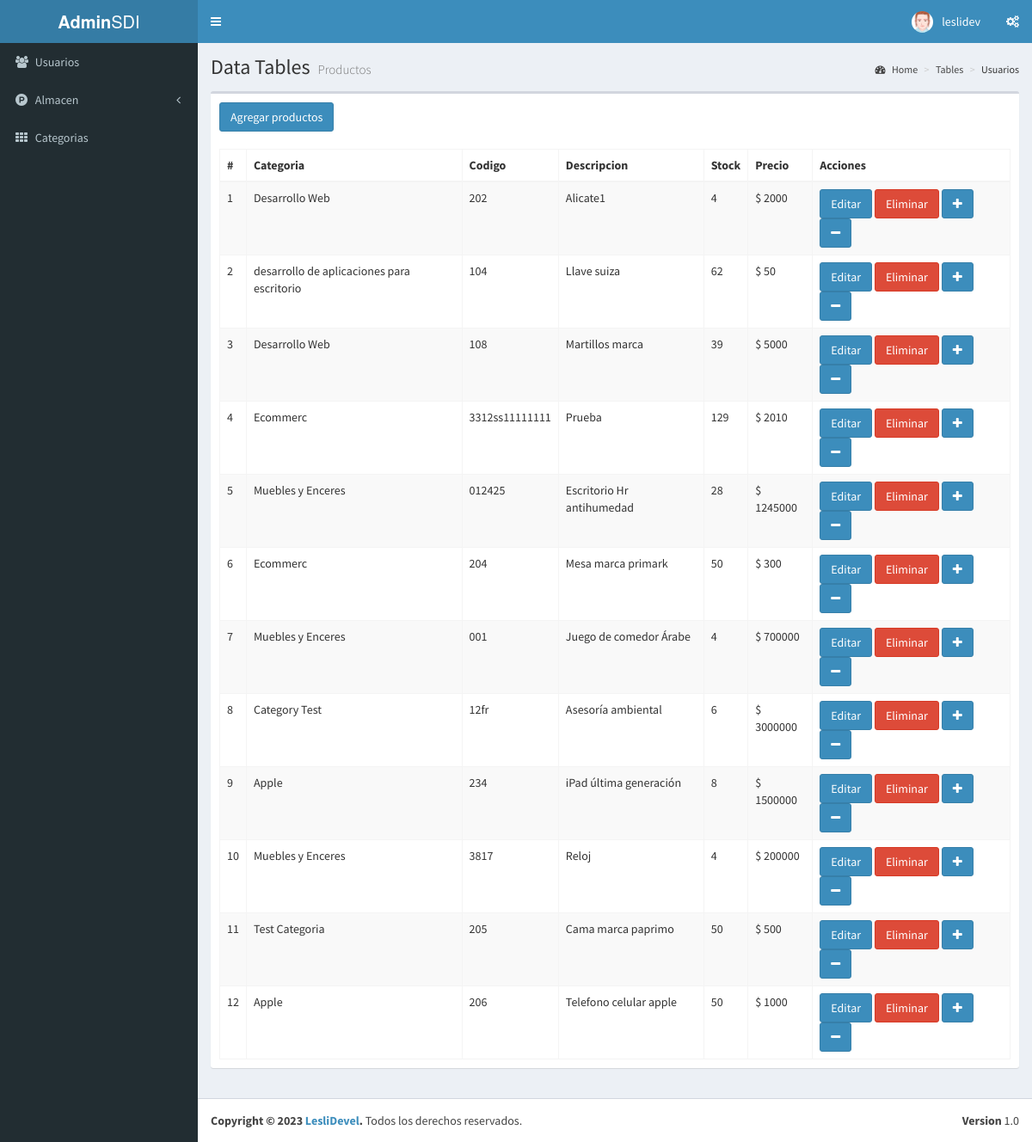
The app's page /productos (signed in) with its own data.
### tables this page shows
CREATE TABLE `productos` (
  `id` int(11) NOT NULL,
  `idcategoria` int(11) NOT NULL,
  `codigo` text NOT NULL,
  `descripcion` text NOT NULL,
  `stock` int(11) NOT NULL,
  `precio` float NOT NULL,
  `fecha` timestamp NOT NULL DEFAULT current_timestamp() ON UPDATE current_timestamp()
);

CREATE TABLE `categorias` (
  `id` int(11) NOT NULL,
  `nombre` text NOT NULL,
  `fecha` timestamp NOT NULL DEFAULT current_timestamp() ON UPDATE current_timestamp()
);

### controladores/plantilla.controlador.php (called while the page is built)
<?php
class ControladorPlantilla{
	static public function Plantilla() {
		include 'vistas/plantilla.php';
	}
}
?>

### index.php (called while the page is built, shortened)
<?php
require_once "controladores/plantilla.controlador.php";
require_once "controladores/usuarios.controlador.php";
require_once "controladores/categorias.controlador.php";
require_once "controladores/productos.controlador.php";
require_once "controladores/entradas.controlador.php";
require_once "modelos/categorias.modelo.php";
require_once "modelos/productos.modelo.php";
$plantilla = new ControladorPlantilla();
$plantilla->Plantilla();
?>

### controladores/productos.controlador.php (called while the page is built, shortened)
<?php
class ControladorProductos{
static public function ctrMostrarProductos($item,$valor){
		$tabla = "productos";
		$respuesta = ModeloProductos::mdlMostrarProductos($tabla,$item,$valor);
		return $respuesta;
	}
}
  ?>

### modelos/conexion.php (called while the page is built)
<?php
	class Conexion{
		static public function conectar(){
			$link = new PDO('mysql:host=localhost;dbname=sistemadeinventario','root','');
			$link -> exec("set names utf8");
			return $link;
		}
	}
?>

### modelos/productos.modelo.php (called while the page is built, shortened)
<?php
require_once 'conexion.php';
class ModeloProductos{
	static public function mdlMostrarProductos($tabla,$item,$valor){
			if ($item != null) {
				$stmt = Conexion::conectar()->prepare("SELECT * FROM $tabla WHERE $item = :$item");
				$stmt->bindParam(":".$item,$valor,PDO::PARAM_STR);
				$stmt->execute();
				return $stmt->fetch();
			} else{
				$stmt = Conexion::conectar()->prepare("SELECT * FROM $tabla ");
				$stmt->execute();
				return $stmt->fetchAll();
			}
	}
}
?>

### controladores/categorias.controlador.php (called while the page is built, shortened)
<?php
class ControladorCategorias{
static public function ctrMostrarCategorias($item,$valor){
		$tabla ="categorias";
		$respuesta = ModeloCategorias::mdlMostrarCategorias($tabla,$item,$valor);
		return $respuesta;
	}
}
  ?>

### modelos/categorias.modelo.php (called while the page is built, shortened)
<?php
require_once 'conexion.php';
class ModeloCategorias{
	static public function mdlMostrarCategorias($tabla,$item,$valor){
			if ($item != null) {
				$stmt = Conexion::conectar()->prepare("SELECT * FROM $tabla WHERE $item = :$item");
				$stmt->bindParam(":".$item,$valor,PDO::PARAM_STR);
				$stmt->execute();
				return $stmt->fetch();
			} else{
				$stmt = Conexion::conectar()->prepare("SELECT * FROM $tabla ");
				$stmt->execute();
				return $stmt->fetchAll();
			}
	}
}
?>

### vistas/modulos/productos.php (the view, shortened to what this page needs)
<div class="content-wrapper">
  <section class="content-header">
    <h1>
      Data Tables
      <small>Productos</small>
    </h1>
    <ol class="breadcrumb">
      <li><a href="#"><i class="fa fa-dashboard"></i> Home</a></li>
      <li><a href="#">Tables</a></li>
      <li class="Productos">Usuarios</li>
    </ol>
  </section>
  <section class="content">
    <div class="row">
      <div class="col-xs-12">
        <div class="box">
          <div class="box-header">
            <button class= "btn btn-primary" data-toggle="modal" data-target="#modalAgregarProductos">
              Agregar productos
            </button>
          </div>
          <div class="box-body">
            <table  class="table table-bordered table-striped tablas">
              <thead>
              <tr>
                <th>#</th>
                <th>Categoria</th>
                <th>Codigo</th>
                <th>Descripcion</th>
                <th>Stock</th>
                <th>Precio</th>
                <th>Acciones</th>
              </tr>
              </thead>
              <tbody>
              <?php
              $item = null;
              $valor = null;
              $productos = ControladorProductos::ctrMostrarProductos($item,$valor);
              foreach($productos as $key => $valores){
                $item = "id";
                $valor = $valores["idcategoria"];
                $cate = ControladorCategorias::ctrMostrarCategorias($item,$valor);
                  echo "
                    <tr>
                    <td>".($key+1)."</td>
                    <td>".$cate["nombre"]."</td>
                    <td>".$valores["codigo"]."</td>
                    <td>".$valores["descripcion"]."</td>
                    <td>".$valores["stock"]."</td>
                    <td> $ ".$valores["precio"]."</td>
                    <td>
                    <button class='btn btn-primary btnEditarProductos' idProductos = ".$valores["id"]." data-toggle='modal' data-target='#modalEditarProductos'>Editar</button>
                    <button class='btn btn-danger btnEliminarProductos'idProductos = ".$valores["id"]." >Eliminar</button>
                    <button class='btn btn-primary btnEntrada' idProductos = ".$valores["id"]." data-toggle='modal' data-target='#modalEntrada'><i class='fa fa-plus'></i></button>
                    <button class='btn btn-primary btnSalida' idProductos = ".$valores["id"]." data-toggle='modal' data-target='#modalSalida'><i class='fa fa-minus'></i></button>
                    </td>
                    </tr>
                   ";
              }
              ?>
              </tbody>
            </table>
          </div>
        </div>
      </div>
    </div>
  </section>
</div>

### records on screen
productos: idcategoria.nombre "Desarrollo Web", codigo "202", descripcion "Alicate1", stock "4", precio "2000"
productos: idcategoria.nombre "desarrollo de aplicaciones para escritorio", codigo "104", descripcion "Llave suiza", stock "62", precio "50"
productos: idcategoria.nombre "Desarrollo Web", codigo "108", descripcion "Martillos marca", stock "39", precio "5000"
productos: idcategoria.nombre "Ecommerc", codigo "3312ss11111111", descripcion "Prueba", stock "129", precio "2010"
productos: idcategoria.nombre "Muebles y Enceres", codigo "012425", descripcion "Escritorio Hr antihumedad", stock "28", precio "1245000"
productos: idcategoria.nombre "Ecommerc", codigo "204", descripcion "Mesa marca primark", stock "50", precio "300"
productos: idcategoria.nombre "Muebles y Enceres", codigo "001", descripcion "Juego de comedor Árabe", stock "4", precio "700000"
productos: idcategoria.nombre "Category Test", codigo "12fr", descripcion "Asesoría ambiental", stock "6", precio "3000000"
productos: idcategoria.nombre "Apple", codigo "234", descripcion "iPad última generación", stock "8", precio "1500000"
productos: idcategoria.nombre "Muebles y Enceres", codigo "3817", descripcion "Reloj", stock "4", precio "200000"
productos: idcategoria.nombre "Test Categoria", codigo "205", descripcion "Cama marca paprimo", stock "50", precio "500"
productos: idcategoria.nombre "Apple", codigo "206", descripcion "Telefono celular apple", stock "50", precio "1000"

### other values on screen
$_SESSION['usuario'] "leslidev"
